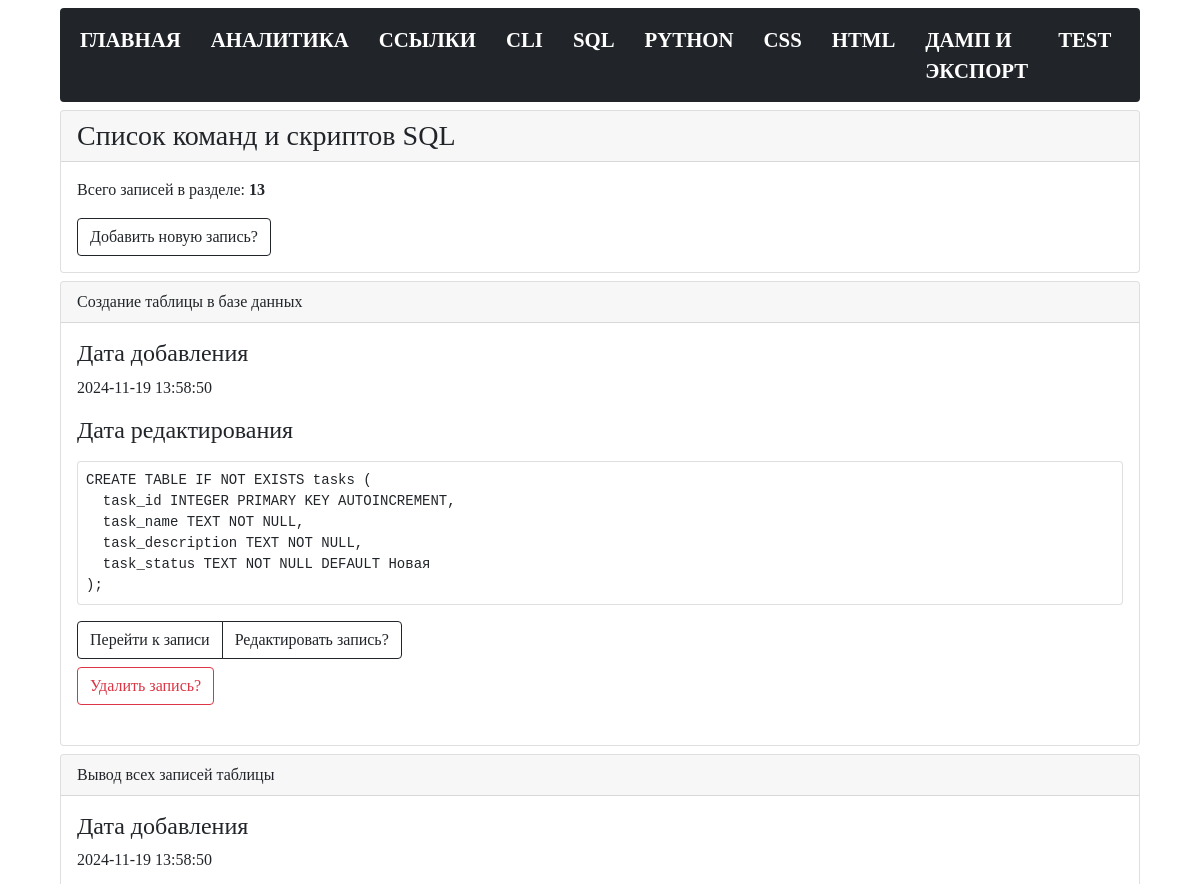
/sql (upper part), run on an earlier commit of the app's database.
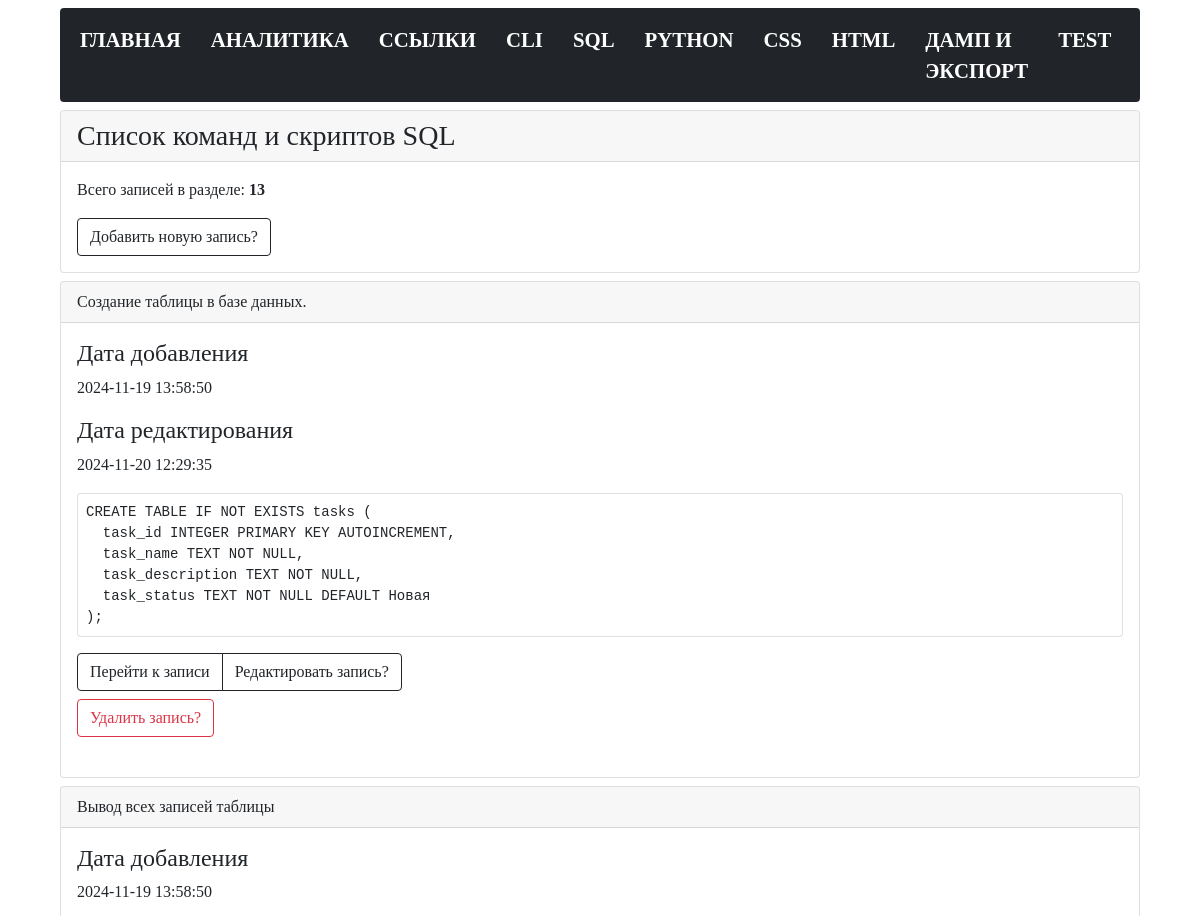
And on a later commit of the database.
### tables this page shows
CREATE TABLE "sql" (
  [sql_id] INTEGER PRIMARY KEY AUTOINCREMENT,
  [sql_name] TEXT NOT NULL,
  [sql_command] TEXT NOT NULL,
  [sql_date_add] TIMESTAMP DEFAULT CURRENT_TIMESTAMP,
  [sql_date_edit] TEXT
);

### modules/sql/sql_list_commands.py (the view)
@bp.route("/sql")
def sql_list_commands():
    conn = connect.get_db_connection()
    cur = conn.cursor()
    sql_list_count = int(cur.execute("SELECT COUNT(*) FROM sql").fetchone()[0])
    sql_list = conn.execute("SELECT * FROM sql ORDER BY 1 DESC").fetchall()
    conn.close()
    return render_template("sql/sql_list_commands.html",
                           sql_list=sql_list,
                           sql_list_count=sql_list_count,
                           )

### modules/connect.py (called while the page is built)
def get_db_connection():
    db_path = os.path.join(BASE_DIR, '../database.db')
    conn = sqlite3.connect(db_path)
    conn.row_factory = sqlite3.Row
    return conn

### templates/sql/sql_list_commands.html
{% extends "base.html" %} {% block title %}Команды sql{% endblock %} {% block content %}
<div class="card mb-2">
   <div class="card-header h3">Список команд и скриптов SQL</div>
   <div class="card-body">
      <p class="card-text">Всего записей в разделе: <b>{{ sql_list_count }}</b></p>
      <p class="card-text">
         <a href="{{ url_for('add_sql_command.add_sql_command') }}" class="btn btn-outline-dark">Добавить новую
            запись?</a>
      </p>
   </div>
</div>
{% for sql_list in sql_list %}
<div class="card mb-2">
   <div class="card-header">{{ sql_list['sql_name'] }}</div>
   <div class="card-body">
      <h4>Дата добавления</h4>
      <p class="card-text">
         {{ sql_list['sql_date_add'] }}
      </p>
      <h4>Дата редактирования</h4>
      <p class="card-text">
         {{ sql_list['sql_date_edit'] }}
      </p>
      <p class="card-text">
         <pre class="card p-2">{{ sql_list['sql_command'] }}</pre>
      </p>
      <p class="card-text">
      <div class="btn-group pb-2" role="group" aria-label="...">
         <a href="{{ url_for('get_post_sql_command.get_post_sql_command', sql_id=sql_list['sql_id']) }}"
            class="btn btn-outline-dark">Перейти к записи</a>
         <a href="{{ url_for('edit_sql_command.edit_sql_command', sql_id=sql_list['sql_id']) }}"
            class="btn btn-outline-dark">Редактировать запись?</a>
      </div>
      <form action="{{ url_for('delete_sql_command.delete_sql_command', sql_id=sql_list['sql_id'])}}" method="POST"
         class="pb-2">
         <input type="submit" class="btn btn-outline-danger" value="Удалить запись?"
            onclick="return confirm('Вы точно уверены что хотите удалить запись?')" />
      </form>
      </p>
   </div>
</div>
{% endfor %}
{% endblock %}

What changed in the data, as far as the page shows it:
changed sql: sql_name "Создание таблицы в базе данных" → "Создание таблицы в базе данных."; sql_date_edit (not shown) → "2024-11-20 12:29:35"
